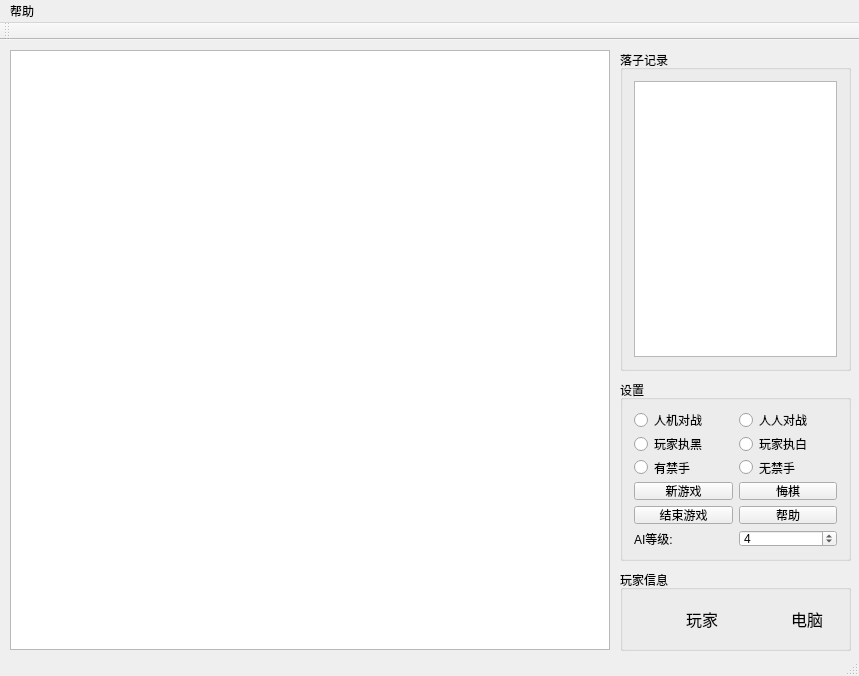
<?xml version="1.0" encoding="UTF-8"?>
<ui version="4.0">
 <class>QtGomokuClass</class>
 <widget class="QMainWindow" name="QtGomokuClass">
  <property name="enabled">
   <bool>true</bool>
  </property>
  <property name="geometry">
   <rect>
    <x>0</x>
    <y>0</y>
    <width>859</width>
    <height>676</height>
   </rect>
  </property>
  <property name="sizePolicy">
   <sizepolicy hsizetype="Fixed" vsizetype="Fixed">
    <horstretch>0</horstretch>
    <verstretch>0</verstretch>
   </sizepolicy>
  </property>
  <property name="windowTitle">
   <string>五子棋</string>
  </property>
  <property name="windowIcon">
   <iconset resource="QtGomoku.qrc">
    <normaloff>:/QtGomoku/Resources/Window.ico</normaloff>:/QtGomoku/Resources/Window.ico</iconset>
  </property>
  <property name="autoFillBackground">
   <bool>false</bool>
  </property>
  <property name="styleSheet">
   <string notr="true">background-image: url(:/QtGomoku/Resources/bg.png);</string>
  </property>
  <widget class="QWidget" name="centralWidget">
   <widget class="QGraphicsView" name="BoardView">
    <property name="geometry">
     <rect>
      <x>10</x>
      <y>10</y>
      <width>600</width>
      <height>600</height>
     </rect>
    </property>
    <property name="sizePolicy">
     <sizepolicy hsizetype="Fixed" vsizetype="Fixed">
      <horstretch>0</horstretch>
      <verstretch>0</verstretch>
     </sizepolicy>
    </property>
    <property name="styleSheet">
     <string notr="true">border-image: url(:/QtGomoku/Resources/board.png);</string>
    </property>
   </widget>
   <widget class="QGroupBox" name="groupBox">
    <property name="geometry">
     <rect>
      <x>620</x>
      <y>10</y>
      <width>231</width>
      <height>321</height>
     </rect>
    </property>
    <property name="title">
     <string>落子记录</string>
    </property>
    <layout class="QGridLayout" name="gridLayout">
     <item row="0" column="0">
      <widget class="QListWidget" name="listWidget_History"/>
     </item>
    </layout>
   </widget>
   <widget class="QGroupBox" name="groupBox_2">
    <property name="geometry">
     <rect>
      <x>620</x>
      <y>340</y>
      <width>231</width>
      <height>181</height>
     </rect>
    </property>
    <property name="title">
     <string>设置</string>
    </property>
    <layout class="QGridLayout" name="gridLayout_2">
     <item row="5" column="0">
      <widget class="QLabel" name="label_4">
       <property name="text">
        <string>AI等级:</string>
       </property>
      </widget>
     </item>
     <item row="3" column="0">
      <widget class="QPushButton" name="pushButton_NewGame">
       <property name="text">
        <string>新游戏</string>
       </property>
      </widget>
     </item>
     <item row="1" column="1">
      <widget class="QRadioButton" name="radioButton_HumanWhite">
       <property name="text">
        <string>玩家执白</string>
       </property>
       <property name="autoExclusive">
        <bool>false</bool>
       </property>
      </widget>
     </item>
     <item row="1" column="0">
      <widget class="QRadioButton" name="radioButton_HumanBlack">
       <property name="text">
        <string>玩家执黑</string>
       </property>
       <property name="autoExclusive">
        <bool>false</bool>
       </property>
      </widget>
     </item>
     <item row="3" column="1">
      <widget class="QPushButton" name="pushButton_Undo">
       <property name="text">
        <string>悔棋</string>
       </property>
      </widget>
     </item>
     <item row="4" column="1">
      <widget class="QPushButton" name="pushButton_Help">
       <property name="text">
        <string>帮助</string>
       </property>
      </widget>
     </item>
     <item row="2" column="1">
      <widget class="QRadioButton" name="radioButton_UnableForbidden">
       <property name="text">
        <string>无禁手</string>
       </property>
       <property name="autoExclusive">
        <bool>false</bool>
       </property>
      </widget>
     </item>
     <item row="0" column="0">
      <widget class="QRadioButton" name="radioButton_PVE">
       <property name="text">
        <string>人机对战</string>
       </property>
       <property name="autoExclusive">
        <bool>false</bool>
       </property>
      </widget>
     </item>
     <item row="4" column="0">
      <widget class="QPushButton" name="pushButton_StopGame">
       <property name="text">
        <string>结束游戏</string>
       </property>
      </widget>
     </item>
     <item row="0" column="1">
      <widget class="QRadioButton" name="radioButton_PVP">
       <property name="text">
        <string>人人对战</string>
       </property>
       <property name="autoExclusive">
        <bool>false</bool>
       </property>
      </widget>
     </item>
     <item row="2" column="0">
      <widget class="QRadioButton" name="radioButton_EnableForbidden">
       <property name="text">
        <string>有禁手</string>
       </property>
       <property name="autoExclusive">
        <bool>false</bool>
       </property>
      </widget>
     </item>
     <item row="5" column="1">
      <widget class="QSpinBox" name="spinBox">
       <property name="layoutDirection">
        <enum>Qt::LeftToRight</enum>
       </property>
       <property name="wrapping">
        <bool>false</bool>
       </property>
       <property name="readOnly">
        <bool>false</bool>
       </property>
       <property name="buttonSymbols">
        <enum>QAbstractSpinBox::UpDownArrows</enum>
       </property>
       <property name="minimum">
        <number>1</number>
       </property>
       <property name="maximum">
        <number>5</number>
       </property>
       <property name="value">
        <number>4</number>
       </property>
       <property name="displayIntegerBase">
        <number>10</number>
       </property>
      </widget>
     </item>
    </layout>
   </widget>
   <widget class="QGroupBox" name="groupBox_3">
    <property name="geometry">
     <rect>
      <x>620</x>
      <y>530</y>
      <width>231</width>
      <height>81</height>
     </rect>
    </property>
    <property name="title">
     <string>玩家信息</string>
    </property>
    <layout class="QHBoxLayout" name="horizontalLayout">
     <item>
      <widget class="QLabel" name="label">
       <property name="styleSheet">
        <string notr="true">border-image: url(:/QtGomoku/Resources/black.png);</string>
       </property>
       <property name="text">
        <string/>
       </property>
      </widget>
     </item>
     <item>
      <widget class="QLabel" name="label_BlackOwner">
       <property name="font">
        <font>
         <family>微软雅黑 Light</family>
         <pointsize>12</pointsize>
        </font>
       </property>
       <property name="text">
        <string>玩家</string>
       </property>
      </widget>
     </item>
     <item>
      <widget class="QLabel" name="label_2">
       <property name="styleSheet">
        <string notr="true">border-image: url(:/QtGomoku/Resources/white.png);</string>
       </property>
       <property name="text">
        <string/>
       </property>
      </widget>
     </item>
     <item>
      <widget class="QLabel" name="label_WhiteOwner">
       <property name="font">
        <font>
         <family>微软雅黑 Light</family>
         <pointsize>12</pointsize>
        </font>
       </property>
       <property name="text">
        <string>电脑</string>
       </property>
      </widget>
     </item>
    </layout>
   </widget>
  </widget>
  <widget class="QMenuBar" name="menuBar">
   <property name="geometry">
    <rect>
     <x>0</x>
     <y>0</y>
     <width>859</width>
     <height>23</height>
    </rect>
   </property>
   <widget class="QMenu" name="menu_2">
    <property name="title">
     <string>帮助</string>
    </property>
    <addaction name="action_about"/>
   </widget>
   <addaction name="menu_2"/>
  </widget>
  <widget class="QToolBar" name="mainToolBar">
   <attribute name="toolBarArea">
    <enum>TopToolBarArea</enum>
   </attribute>
   <attribute name="toolBarBreak">
    <bool>false</bool>
   </attribute>
  </widget>
  <widget class="QStatusBar" name="statusBar"/>
  <action name="action_about">
   <property name="text">
    <string>关于</string>
   </property>
  </action>
  <action name="actionAI">
   <property name="checkable">
    <bool>true</bool>
   </property>
   <property name="text">
    <string>AI执黑先行</string>
   </property>
  </action>
  <action name="action_2">
   <property name="checkable">
    <bool>true</bool>
   </property>
   <property name="text">
    <string>玩家执黑先行</string>
   </property>
  </action>
  <action name="action_4">
   <property name="checkable">
    <bool>true</bool>
   </property>
   <property name="text">
    <string>连珠</string>
   </property>
  </action>
  <action name="action_5">
   <property name="text">
    <string>三大禁手</string>
   </property>
  </action>
 </widget>
 <layoutdefault spacing="6" margin="11"/>
 <resources>
  <include location="QtGomoku.qrc"/>
 </resources>
 <connections>
  <connection>
   <sender>pushButton_NewGame</sender>
   <signal>clicked()</signal>
   <receiver>QtGomokuClass</receiver>
   <slot>OnNewGame()</slot>
   <hints>
    <hint type="sourcelabel">
     <x>661</x>
     <y>483</y>
    </hint>
    <hint type="destinationlabel">
     <x>850</x>
     <y>466</y>
    </hint>
   </hints>
  </connection>
  <connection>
   <sender>radioButton_PVE</sender>
   <signal>clicked()</signal>
   <receiver>QtGomokuClass</receiver>
   <slot>OnCheckedPVE()</slot>
   <hints>
    <hint type="sourcelabel">
     <x>677</x>
     <y>403</y>
    </hint>
    <hint type="destinationlabel">
     <x>850</x>
     <y>389</y>
    </hint>
   </hints>
  </connection>
  <connection>
   <sender>radioButton_PVP</sender>
   <signal>clicked()</signal>
   <receiver>QtGomokuClass</receiver>
   <slot>OnCheckedPVP()</slot>
   <hints>
    <hint type="sourcelabel">
     <x>789</x>
     <y>407</y>
    </hint>
    <hint type="destinationlabel">
     <x>850</x>
     <y>438</y>
    </hint>
   </hints>
  </connection>
  <connection>
   <sender>pushButton_StopGame</sender>
   <signal>clicked()</signal>
   <receiver>QtGomokuClass</receiver>
   <slot>OnStopGame()</slot>
   <hints>
    <hint type="sourcelabel">
     <x>686</x>
     <y>512</y>
    </hint>
    <hint type="destinationlabel">
     <x>616</x>
     <y>512</y>
    </hint>
   </hints>
  </connection>
  <connection>
   <sender>pushButton_Help</sender>
   <signal>clicked()</signal>
   <receiver>QtGomokuClass</receiver>
   <slot>OnHelp()</slot>
   <hints>
    <hint type="sourcelabel">
     <x>817</x>
     <y>510</y>
    </hint>
    <hint type="destinationlabel">
     <x>855</x>
     <y>509</y>
    </hint>
   </hints>
  </connection>
  <connection>
   <sender>radioButton_HumanBlack</sender>
   <signal>clicked()</signal>
   <receiver>QtGomokuClass</receiver>
   <slot>OnCheckedHumanBlack()</slot>
   <hints>
    <hint type="sourcelabel">
     <x>665</x>
     <y>427</y>
    </hint>
    <hint type="destinationlabel">
     <x>617</x>
     <y>431</y>
    </hint>
   </hints>
  </connection>
  <connection>
   <sender>radioButton_HumanWhite</sender>
   <signal>clicked()</signal>
   <receiver>QtGomokuClass</receiver>
   <slot>OnCheckedHumanWhite()</slot>
   <hints>
    <hint type="sourcelabel">
     <x>797</x>
     <y>430</y>
    </hint>
    <hint type="destinationlabel">
     <x>855</x>
     <y>426</y>
    </hint>
   </hints>
  </connection>
  <connection>
   <sender>radioButton_EnableForbidden</sender>
   <signal>clicked()</signal>
   <receiver>QtGomokuClass</receiver>
   <slot>OnCheckedEnableForbidden()</slot>
   <hints>
    <hint type="sourcelabel">
     <x>643</x>
     <y>452</y>
    </hint>
    <hint type="destinationlabel">
     <x>617</x>
     <y>486</y>
    </hint>
   </hints>
  </connection>
  <connection>
   <sender>radioButton_UnableForbidden</sender>
   <signal>clicked()</signal>
   <receiver>QtGomokuClass</receiver>
   <slot>OnCheckedUnableForbidden()</slot>
   <hints>
    <hint type="sourcelabel">
     <x>797</x>
     <y>458</y>
    </hint>
    <hint type="destinationlabel">
     <x>855</x>
     <y>492</y>
    </hint>
   </hints>
  </connection>
  <connection>
   <sender>spinBox</sender>
   <signal>valueChanged(int)</signal>
   <receiver>QtGomokuClass</receiver>
   <slot>OnAiLevelChanged(int)</slot>
   <hints>
    <hint type="sourcelabel">
     <x>831</x>
     <y>539</y>
    </hint>
    <hint type="destinationlabel">
     <x>854</x>
     <y>561</y>
    </hint>
   </hints>
  </connection>
  <connection>
   <sender>action_about</sender>
   <signal>triggered()</signal>
   <receiver>QtGomokuClass</receiver>
   <slot>OnHelp()</slot>
   <hints>
    <hint type="sourcelabel">
     <x>-1</x>
     <y>-1</y>
    </hint>
    <hint type="destinationlabel">
     <x>429</x>
     <y>337</y>
    </hint>
   </hints>
  </connection>
 </connections>
 <slots>
  <slot>OnNewGame()</slot>
  <slot>OnCheckedPVE()</slot>
  <slot>OnCheckedPVP()</slot>
  <slot>OnStopGame()</slot>
  <slot>OnHelp()</slot>
  <slot>OnCheckedHumanWhite()</slot>
  <slot>OnCheckedHumanBlack()</slot>
  <slot>OnCheckedEnableForbidden()</slot>
  <slot>OnCheckedUnableForbidden()</slot>
  <slot>OnAiLevelChanged(int)</slot>
 </slots>
</ui>
